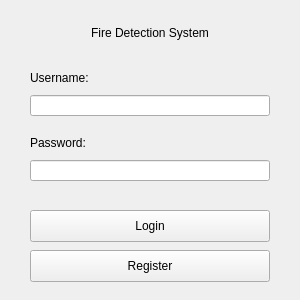
<?xml version="1.0" encoding="UTF-8"?>
<ui version="4.0">
 <class>MainWindow</class>
 <widget class="QMainWindow" name="MainWindow">
  <property name="geometry">
   <rect>
    <x>0</x>
    <y>0</y>
    <width>300</width>
    <height>300</height>
   </rect>
  </property>
  <property name="minimumSize">
   <size>
    <width>300</width>
    <height>300</height>
   </size>
  </property>
  <property name="maximumSize">
   <size>
    <width>300</width>
    <height>300</height>
   </size>
  </property>
  <property name="windowTitle">
   <string>FIre Detection System</string>
  </property>
  <widget class="QWidget" name="centralwidget">
   <property name="enabled">
    <bool>true</bool>
   </property>
   <property name="minimumSize">
    <size>
     <width>0</width>
     <height>0</height>
    </size>
   </property>
   <property name="maximumSize">
    <size>
     <width>400</width>
     <height>400</height>
    </size>
   </property>
   <widget class="QLabel" name="label_weapon_detection">
    <property name="geometry">
     <rect>
      <x>50</x>
      <y>25</y>
      <width>200</width>
      <height>16</height>
     </rect>
    </property>
    <property name="text">
     <string>Fire Detection System</string>
    </property>
    <property name="alignment">
     <set>Qt::AlignCenter</set>
    </property>
    <property name="wordWrap">
     <bool>false</bool>
    </property>
   </widget>
   <widget class="QPushButton" name="register_button">
    <property name="geometry">
     <rect>
      <x>30</x>
      <y>250</y>
      <width>240</width>
      <height>32</height>
     </rect>
    </property>
    <property name="text">
     <string>Register</string>
    </property>
   </widget>
   <widget class="QPushButton" name="login_button">
    <property name="geometry">
     <rect>
      <x>30</x>
      <y>210</y>
      <width>240</width>
      <height>32</height>
     </rect>
    </property>
    <property name="text">
     <string>Login</string>
    </property>
   </widget>
   <widget class="QLabel" name="label_password">
    <property name="geometry">
     <rect>
      <x>30</x>
      <y>135</y>
      <width>64</width>
      <height>16</height>
     </rect>
    </property>
    <property name="text">
     <string>Password:</string>
    </property>
   </widget>
   <widget class="QLineEdit" name="password_input">
    <property name="geometry">
     <rect>
      <x>30</x>
      <y>160</y>
      <width>240</width>
      <height>21</height>
     </rect>
    </property>
    <property name="echoMode">
     <enum>QLineEdit::Password</enum>
    </property>
   </widget>
   <widget class="QLabel" name="label_username">
    <property name="geometry">
     <rect>
      <x>30</x>
      <y>70</y>
      <width>66</width>
      <height>16</height>
     </rect>
    </property>
    <property name="sizePolicy">
     <sizepolicy hsizetype="Fixed" vsizetype="Preferred">
      <horstretch>0</horstretch>
      <verstretch>0</verstretch>
     </sizepolicy>
    </property>
    <property name="text">
     <string>Username:</string>
    </property>
   </widget>
   <widget class="QLineEdit" name="username_input">
    <property name="geometry">
     <rect>
      <x>30</x>
      <y>95</y>
      <width>240</width>
      <height>21</height>
     </rect>
    </property>
    <property name="sizePolicy">
     <sizepolicy hsizetype="Expanding" vsizetype="Fixed">
      <horstretch>0</horstretch>
      <verstretch>0</verstretch>
     </sizepolicy>
    </property>
   </widget>
  </widget>
 </widget>
 <resources/>
 <connections/>
</ui>
